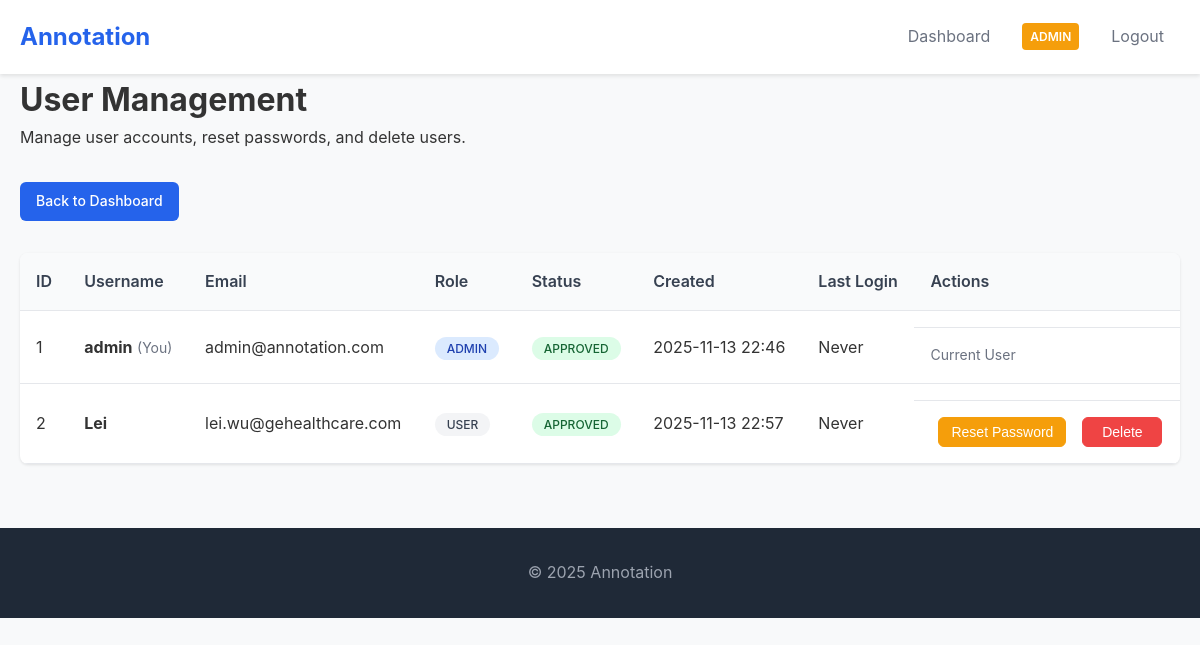
The app's page /admin/users (signed in) with its own data.
### app.py (models this page shows, shortened)
class User(UserMixin, db.Model):
    id = db.Column(db.Integer, primary_key=True)
    username = db.Column(db.String(80), unique=True, nullable=False)
    email = db.Column(db.String(120), unique=True, nullable=False)
    password_hash = db.Column(db.String(120), nullable=False)
    first_name = db.Column(db.String(50), nullable=False)
    last_name = db.Column(db.String(50), nullable=False)
    organization = db.Column(db.String(100), nullable=False)
    position = db.Column(db.String(100), nullable=False)
    phone = db.Column(db.String(20), nullable=False)
    is_approved = db.Column(db.Boolean, default=False)
    is_admin = db.Column(db.Boolean, default=False)
    is_manager = db.Column(db.Boolean, default=False)
    created_at = db.Column(db.DateTime, default=datetime.utcnow)
    last_login = db.Column(db.DateTime, nullable=True)

### app.py (the view)
@app.route('/admin/users')
@login_required
def manage_users():
    if not current_user.is_admin:
        flash('Access denied. Admin privileges required.', 'error')
        return redirect(url_for('dashboard'))
    users = User.query.all()
    return render_template('manage_users.html', users=users)

### app.py (called while the page is built)
@login_manager.user_loader
def load_user(user_id):
    return User.query.get(int(user_id))

### templates/manage_users.html (shortened to what this page needs)
{% extends "layout.html" %}
{% block content %}
<div class="page-header">
  <h1>User Management</h1>
  <p>Manage user accounts, reset passwords, and delete users.</p>
</div>
<div class="user-management">
  <div class="admin-actions">
    <a href="{{ url_for('dashboard') }}" class="btn btn-secondary">Back to Dashboard</a>
  </div>
  <div class="users-table-container">
    <table class="users-table">
      <thead>
        <tr>
          <th>ID</th>
          <th>Username</th>
          <th>Email</th>
          <th>Role</th>
          <th>Status</th>
          <th>Created</th>
          <th>Last Login</th>
          <th>Actions</th>
        </tr>
      </thead>
      <tbody>
        {% for user in users %}
        <tr class="user-row" data-user-id="{{ user.id }}">
          <td>{{ user.id }}</td>
          <td>
            <strong>{{ user.username }}</strong>
            {% if user.id == current_user.id %}
              <span class="current-user-badge">(You)</span>
            {% endif %}
          </td>
          <td>{{ user.email if user.email else 'N/A' }}</td>
          <td>
            <span class="role-badge {% if user.is_admin %}admin{% else %}user{% endif %}">
              {% if user.is_admin %}Admin{% else %}User{% endif %}
            </span>
          </td>
          <td>
            <span class="status-badge {% if user.is_approved %}approved{% else %}pending{% endif %}">
              {% if user.is_approved %}Approved{% else %}Pending{% endif %}
            </span>
          </td>
          <td>{{ user.created_at.strftime('%Y-%m-%d %H:%M') if user.created_at else 'N/A' }}</td>
          <td>{{ user.last_login.strftime('%Y-%m-%d %H:%M') if user.last_login else 'Never' }}</td>
          <td class="user-actions">
            {% if user.id != current_user.id %}
              <div class="action-buttons">
                <button onclick="resetPassword({{ user.id }}, '{{ user.username }}')"
                        class="btn btn-warning btn-sm">Reset Password</button>
                <button onclick="deleteUser({{ user.id }}, '{{ user.username }}')"
                        class="btn btn-danger btn-sm">Delete</button>
              </div>
            {% else %}
              <span class="current-user-text">Current User</span>
            {% endif %}
          </td>
        </tr>
        {% endfor %}
      </tbody>
    </table>
  </div>
</div>
{% endblock %}

### static/css/style.css (style rules this page uses)
* { margin: 0; padding: 0; box-sizing: border-box; }
body { font-family: -apple-system, BlinkMacSystemFont, 'Segoe UI', Roboto, Oxygen, Ubuntu, Cantarell, sans-serif; line-height: 1.6; color: #333; background-color: #f8f9fa; }
.btn { display: inline-block; padding: 0.75rem 1.5rem; background-color: #2563eb; color: white; text-decoration: none; border-radius: 0.5rem; border: none; cursor: pointer; font-size: 1rem; font-weight: 500; transition: all 0.2s; }
.btn-danger { background-color: #ef4444; color: white; }
.btn-sm { padding: 0.25rem 0.5rem; font-size: 0.875rem; margin-left: 0.5rem; }
.user-actions { display: flex; gap: 0.5rem; margin-top: 1rem; padding-top: 1rem; border-top: 1px solid #e5e7eb; }
.admin-actions { margin-top: 2rem; text-align: center; }
.status-badge { padding: 0.25rem 0.5rem; border-radius: 0.25rem; font-size: 0.75rem; font-weight: 600; text-transform: uppercase; }
.user-actions { margin-top: 2rem; text-align: center; }
.btn-sm { padding: 0.375rem 0.75rem; font-size: 0.875rem; border-radius: 0.375rem; min-width: 85px; text-align: center; display: inline-block; white-space: nowrap; }
.btn-warning { background-color: #f59e0b; color: white; border: 1px solid #f59e0b; }
.btn-danger { background-color: #ef4444; color: white; border: 1px solid #ef4444; }
.admin-actions { display: flex; gap: 1rem; align-items: center; margin-bottom: 2rem; flex-wrap: wrap; }
.admin-actions .btn { padding: 0.5rem 1rem; font-size: 0.875rem; border-radius: 0.375rem; min-width: 150px; text-align: center; display: inline-block; text-decoration: none; white-space: nowrap; }
.user-actions { display: flex; gap: 0.5rem; margin-top: 1rem; }
.user-actions .btn { padding: 0.375rem 0.75rem; font-size: 0.875rem; border-radius: 0.375rem; min-width: 80px; text-align: center; display: inline-block; text-decoration: none; }
.user-management { max-width: 1200px; margin: 0 auto; }
.users-table-container { background: white; border-radius: 0.5rem; overflow: hidden; box-shadow: 0 1px 3px rgba(0, 0, 0, 0.1); margin-top: 2rem; }
.users-table { width: 100%; border-collapse: collapse; }
.users-table th, .users-table td { padding: 1rem; text-align: left; border-bottom: 1px solid #e5e7eb; }
.users-table th { background-color: #f9fafb; font-weight: 600; color: #374151; }
.role-badge { padding: 0.25rem 0.75rem; border-radius: 9999px; font-size: 0.75rem; font-weight: 500; text-transform: uppercase; }
.role-badge.admin { background-color: #dbeafe; color: #1e40af; }
.role-badge.user { background-color: #f3f4f6; color: #374151; }
.status-badge { padding: 0.25rem 0.75rem; border-radius: 9999px; font-size: 0.75rem; font-weight: 500; text-transform: uppercase; }
.status-badge.approved { background-color: #dcfce7; color: #166534; }
.current-user-badge { color: #6b7280; font-size: 0.875rem; font-weight: normal; }
.current-user-text { color: #6b7280; font-size: 0.875rem; }
.user-actions { white-space: nowrap; }
.action-buttons { display: flex; gap: 0.5rem; align-items: center; }

### records on screen
User: id "1", username "admin", shows "(You)", email "admin@annotation.com", is_admin "ADMIN", is_approved "APPROVED", created_at "2025-11-13 22:46", last_login "Never", shows "Current User"
User: id "2", username "Lei", email "lei.wu@gehealthcare.com", is_admin "USER", is_approved "APPROVED", created_at "2025-11-13 22:57", last_login "Never"
